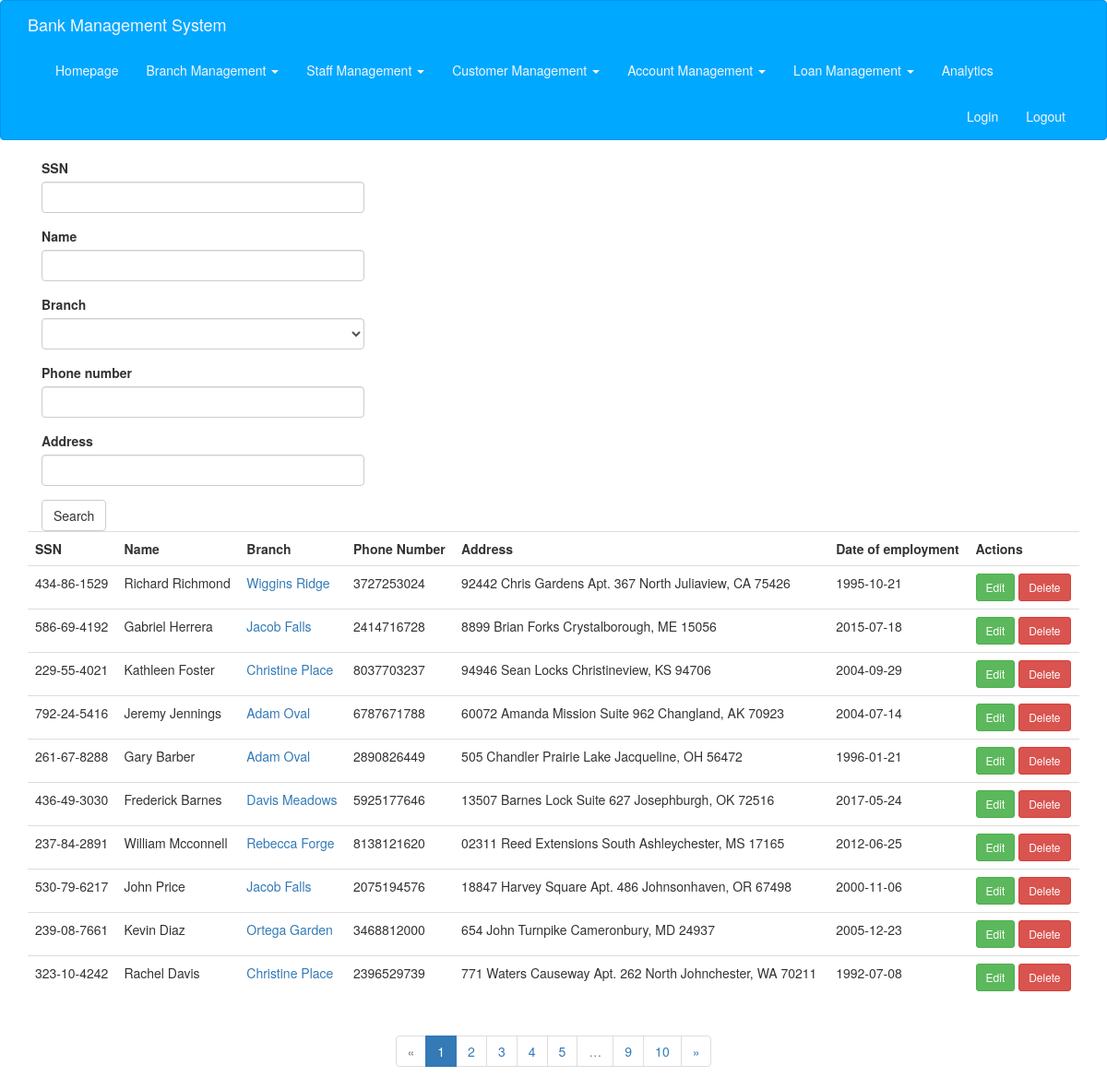
The page /employee (signed in) on the database as committed earlier.
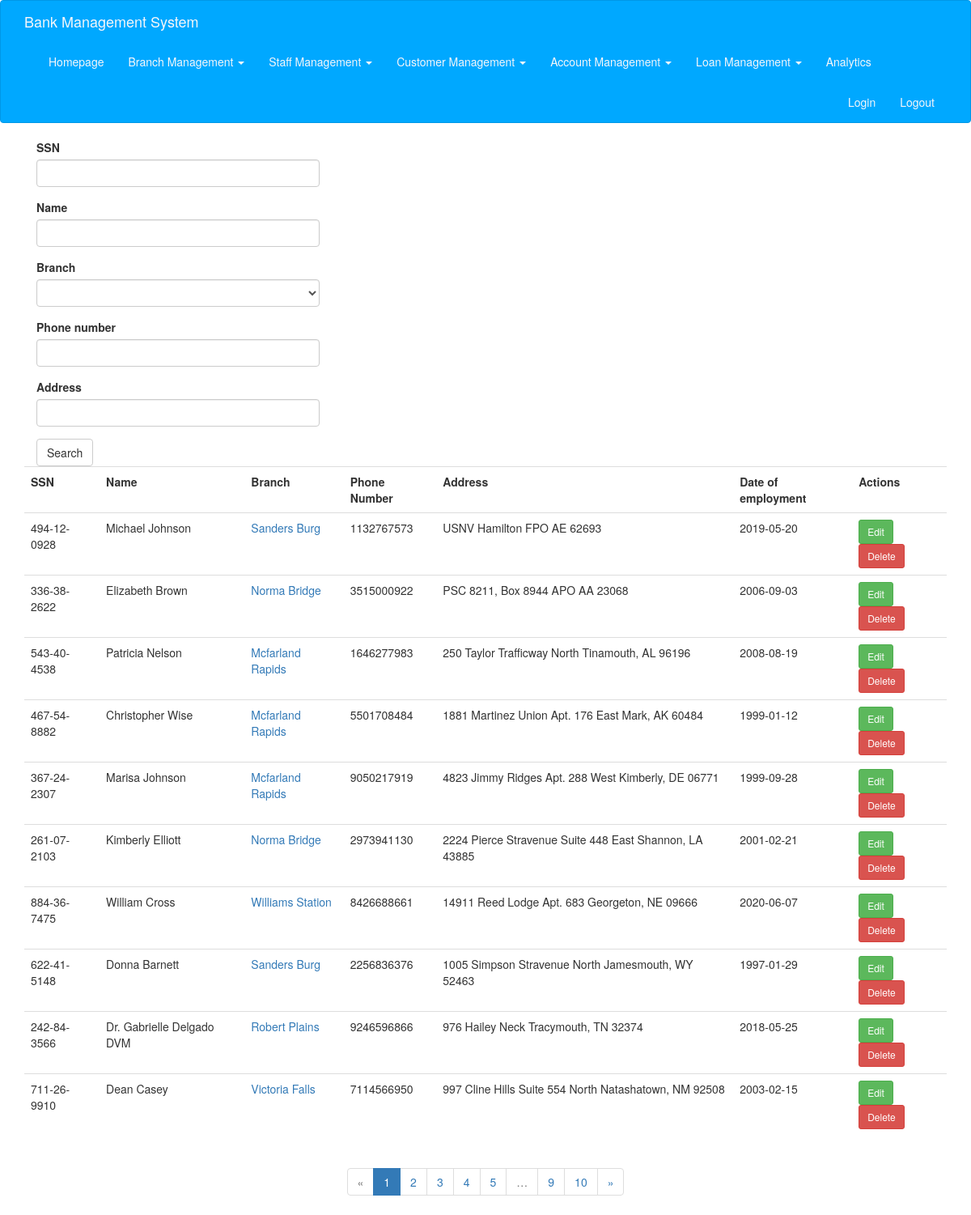
The same page on the database as committed later.
### app/models.py (models this page shows)
class Employee(db.Model):
    __tablename__ = 'employees'
    id = db.Column(db.String(20), primary_key=True)
    branch_name = db.Column(db.String(100), db.ForeignKey('branches.name'))
    name = db.Column(db.String(20))
    phone = db.Column(db.String(15))
    address = db.Column(db.String(256))
    enroll_date = db.Column(db.Date, default=date.today())
    saving_accounts_managed = db.relationship(
        'SavingAccount', backref='employee', lazy='dynamic')
    check_accounts_managed = db.relationship(
        'CheckAccount', backref='employee', lazy='dynamic')
    loans_managed = db.relationship('Loan', backref='employee', lazy='dynamic')

class Branch(db.Model):
    __tablename__ = 'branches'
    name = db.Column(db.String(100), primary_key=True)
    city = db.Column(db.String(20))
    asset = db.Column(db.Integer)
    employees = db.relationship('Employee', backref='branch', lazy='dynamic')
    loans = db.relationship('Loan', backref='branch', lazy='dynamic')
    saving_accounts = db.relationship(
        'SavingAccount', backref='branch', lazy='dynamic')
    check_accounts = db.relationship(
        'CheckAccount', backref='branch', lazy='dynamic')

### app/main/views.py (the view, shortened to what this page needs)
@main.route('/employee', methods=['GET', 'POST'])
@login_required
def employee():
    form = EmployeeSearchForm()
    query = Employee.query
    search_employee_id = request.cookies.get('search_employee_id', '')
    search_employee_name = request.cookies.get('search_employee_name', '')
    search_employee_branch_name = request.cookies.get(
        'search_employee_branch_name', '')
    search_employee_phone = request.cookies.get('search_employee_phone', '')
    search_employee_address = request.cookies.get(
        'search_employee_address', '')
    if search_employee_id != '':
        query = query.filter_by(id=search_employee_id)
        form.id.data = search_employee_id
    if search_employee_name != '':
        query = query.filter(Employee.name.like(
            '%' + search_employee_name + '%'))
        form.name.data = search_employee_name
    if search_employee_branch_name != '':
        query = query.filter_by(branch_name=search_employee_branch_name)
        form.branch_name.data = search_employee_branch_name
    if search_employee_phone != '':
        query = query.filter_by(phone=search_employee_phone)
        form.phone.data = search_employee_phone
    if search_employee_address != '':
        query = query.filter(Employee.address.like(
            '%' + search_employee_address + '%'))
        form.address.data = search_employee_address
    page = request.args.get('page', 1, type=int)
    pagination = query.paginate(
        page, per_page=current_app.config['ITEMS_PER_PAGE'], error_out=False)
    employees = pagination.items
    return render_template('employee.html', form=form, employees=employees, pagination=pagination)

### app/main/forms.py
class EmployeeSearchForm(FlaskForm):
    id = StringField("SSN", validators=[
        Optional(),
        Regexp(r'^(?!000|.+0{4})(?:\d{9}|\d{3}-\d{2}-\d{4})$', 0,
            "Invalid SSN")
    ])
    name = StringField("Name")
    branch_name = SelectField('Branch')
    phone = StringField("Phone number")
    address = StringField("Address")
    submit = SubmitField("Search")
    def __init__(self, *args, **kwargs):
        super(EmployeeSearchForm, self).__init__(*args, **kwargs)
        self.branch_name.choices = [('', '')]
        self.branch_name.choices.extend([(branch.name, branch.name)
                             for branch in Branch.query.all()])

### app/models.py (called while the page is built)
@login_manager.user_loader
def load_user(user_id):
    return SystemUser.query.get(user_id)

### app/templates/employee.html (shortened to what this page needs)
{% extends "base.html" %}
{% import "bootstrap/wtf.html" as wtf %}
{% import "_macros.html" as macros %}
{% block page_content %}
<div class="col-md-4">
    {{ wtf.quick_form(form) }}
</div>
{% include '_employee.html' %}
{% if pagination %}
<div class="pagination">
    {{ macros.pagination_widget(pagination, '.employee') }}
</div>
{% endif %}
{% endblock %}

### app/templates/_employee.html
<table class="table table-hover">
    <tr>
        <th>SSN</th>
        <th>Name</th>
        <th>Branch</th>
        <th>Phone Number</th>
        <th>Address</th>
        <th>Date of employment</th>
        <th>Actions</th>
    </tr>
    {% for e in employees %}
    <tr>
        <td>{{ e.id }}</td>
        <td>{{ e.name }}</td>
        <td><a href="{{ url_for('main.branch_edit', branch_name=e.branch.name) }}">{{ e.branch.name }}</a></td>
        <td>{{ e.phone }}</td>
        <td>{{ e.address }} </td>
        <td>{{ e.enroll_date.strftime('%Y-%m-%d') }} </td>
        <td>
                <a class="btn btn-success btn-sm" type="buttoon" href="{{ url_for('main.employee_edit', employee_id=e.id) }}">Edit</a>
                <a class="btn btn-danger btn-sm" type="button" href="{{ url_for('main.employee_delete', id=e.id) }}">Delete</a>
        </td>
    </tr>
    {% endfor %}
</table>

Rows that differ between the two databases and show on the page:
removed Employee: id "434-86-1529", name "Richard Richmond", branch.name "Wiggins Ridge", phone "3727253024", address "92442 Chris Gardens Apt. 367 North Juliaview, CA 75426", enroll_date "1995-10-21"
removed Employee: id "586-69-4192", name "Gabriel Herrera", branch.name "Jacob Falls", phone "2414716728", address "8899 Brian Forks Crystalborough, ME 15056", enroll_date "2015-07-18"
removed Employee: id "229-55-4021", name "Kathleen Foster", branch.name "Christine Place", phone "8037703237", address "94946 Sean Locks Christineview, KS 94706", enroll_date "2004-09-29"
removed Employee: id "792-24-5416", name "Jeremy Jennings", branch.name "Adam Oval", phone "6787671788", address "60072 Amanda Mission Suite 962 Changland, AK 70923", enroll_date "2004-07-14"
removed Employee: id "261-67-8288", name "Gary Barber", branch.name "Adam Oval", phone "2890826449", address "505 Chandler Prairie Lake Jacqueline, OH 56472", enroll_date "1996-01-21"
removed Employee: id "436-49-3030", name "Frederick Barnes", branch.name "Davis Meadows", phone "5925177646", address "13507 Barnes Lock Suite 627 Josephburgh, OK 72516", enroll_date "2017-05-24"
removed Employee: id "237-84-2891", name "William Mcconnell", branch.name "Rebecca Forge", phone "8138121620", address "02311 Reed Extensions South Ashleychester, MS 17165", enroll_date "2012-06-25"
removed Employee: id "530-79-6217", name "John Price", branch.name "Jacob Falls", phone "2075194576", address "18847 Harvey Square Apt. 486 Johnsonhaven, OR 67498", enroll_date "2000-11-06"
removed Employee: id "239-08-7661", name "Kevin Diaz", branch.name "Ortega Garden", phone "3468812000", address "654 John Turnpike Cameronbury, MD 24937", enroll_date "2005-12-23"
removed Employee: id "323-10-4242", name "Rachel Davis", branch.name "Christine Place", phone "2396529739", address "771 Waters Causeway Apt. 262 North Johnchester, WA 70211", enroll_date "1992-07-08"
added Employee: id "494-12-0928", name "Michael Johnson", branch.name "Sanders Burg", phone "1132767573", address "USNV Hamilton FPO AE 62693", enroll_date "2019-05-20"
added Employee: id "336-38-2622", name "Elizabeth Brown", branch.name "Norma Bridge", phone "3515000922", address "PSC 8211, Box 8944 APO AA 23068", enroll_date "2006-09-03"
added Employee: id "543-40-4538", name "Patricia Nelson", branch.name "Mcfarland Rapids", phone "1646277983", address "250 Taylor Trafficway North Tinamouth, AL 96196", enroll_date "2008-08-19"
added Employee: id "467-54-8882", name "Christopher Wise", branch.name "Mcfarland Rapids", phone "5501708484", address "1881 Martinez Union Apt. 176 East Mark, AK 60484", enroll_date "1999-01-12"
added Employee: id "367-24-2307", name "Marisa Johnson", branch.name "Mcfarland Rapids", phone "9050217919", address "4823 Jimmy Ridges Apt. 288 West Kimberly, DE 06771", enroll_date "1999-09-28"
added Employee: id "261-07-2103", name "Kimberly Elliott", branch.name "Norma Bridge", phone "2973941130", address "2224 Pierce Stravenue Suite 448 East Shannon, LA 43885", enroll_date "2001-02-21"
added Employee: id "884-36-7475", name "William Cross", branch.name "Williams Station", phone "8426688661", address "14911 Reed Lodge Apt. 683 Georgeton, NE 09666", enroll_date "2020-06-07"
added Employee: id "622-41-5148", name "Donna Barnett", branch.name "Sanders Burg", phone "2256836376", address "1005 Simpson Stravenue North Jamesmouth, WY 52463", enroll_date "1997-01-29"
added Employee: id "242-84-3566", name "Dr. Gabrielle Delgado DVM", branch.name "Robert Plains", phone "9246596866", address "976 Hailey Neck Tracymouth, TN 32374", enroll_date "2018-05-25"
added Employee: id "711-26-9910", name "Dean Casey", branch.name "Victoria Falls", phone "7114566950", address "997 Cline Hills Suite 554 North Natashatown, NM 92508", enroll_date "2003-02-15"
